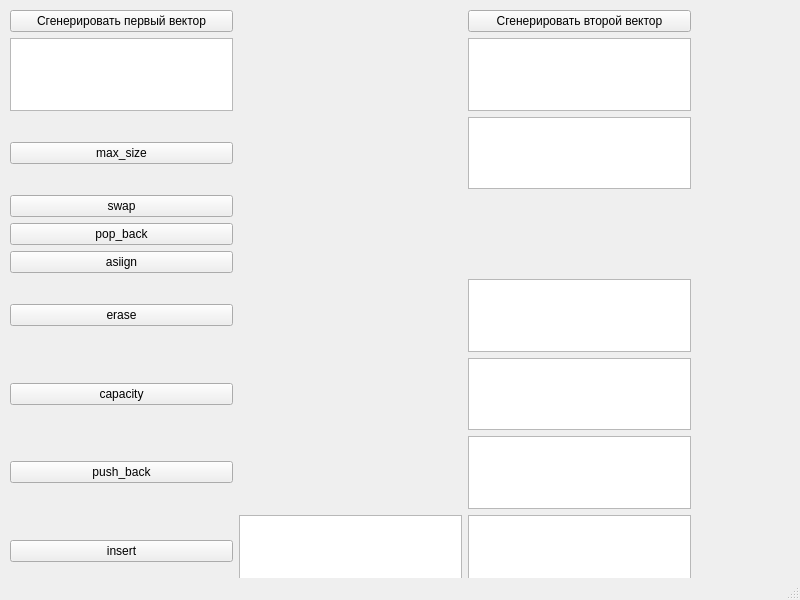
<?xml version="1.0" encoding="UTF-8"?>
<ui version="4.0">
 <class>MainWindow</class>
 <widget class="QMainWindow" name="MainWindow">
  <property name="geometry">
   <rect>
    <x>0</x>
    <y>0</y>
    <width>800</width>
    <height>600</height>
   </rect>
  </property>
  <property name="windowTitle">
   <string>MainWindow</string>
  </property>
  <widget class="QWidget" name="centralwidget">
   <widget class="QWidget" name="gridLayoutWidget">
    <property name="geometry">
     <rect>
      <x>10</x>
      <y>10</y>
      <width>681</width>
      <height>869</height>
     </rect>
    </property>
    <layout class="QGridLayout" name="gridLayout">
     <item row="9" column="0">
      <widget class="QPushButton" name="push_back_button">
       <property name="text">
        <string>push_back</string>
       </property>
      </widget>
     </item>
     <item row="16" column="1">
      <widget class="QPlainTextEdit" name="plainTextEdit_10"/>
     </item>
     <item row="16" column="0">
      <widget class="QPushButton" name="size_button">
       <property name="text">
        <string>size</string>
       </property>
      </widget>
     </item>
     <item row="12" column="2">
      <widget class="QTextEdit" name="textEdit_5"/>
     </item>
     <item row="3" column="0">
      <widget class="QPushButton" name="swap_button">
       <property name="text">
        <string>swap</string>
       </property>
      </widget>
     </item>
     <item row="12" column="0">
      <widget class="QPushButton" name="insert_button">
       <property name="text">
        <string>insert</string>
       </property>
      </widget>
     </item>
     <item row="15" column="0">
      <widget class="QPushButton" name="emplace_back_button">
       <property name="text">
        <string>emplace_back</string>
       </property>
      </widget>
     </item>
     <item row="6" column="0">
      <widget class="QPushButton" name="erase_button">
       <property name="text">
        <string>erase</string>
       </property>
      </widget>
     </item>
     <item row="13" column="1">
      <widget class="QTextEdit" name="textEdit_6"/>
     </item>
     <item row="13" column="0">
      <widget class="QPushButton" name="emplace_button">
       <property name="text">
        <string>emplace</string>
       </property>
      </widget>
     </item>
     <item row="14" column="0">
      <widget class="QPushButton" name="empty_button">
       <property name="text">
        <string>empty</string>
       </property>
      </widget>
     </item>
     <item row="1" column="0">
      <widget class="QTextEdit" name="textEdit"/>
     </item>
     <item row="5" column="0">
      <widget class="QPushButton" name="assign_button">
       <property name="text">
        <string>asiign</string>
       </property>
      </widget>
     </item>
     <item row="2" column="0">
      <widget class="QPushButton" name="max_size_button">
       <property name="text">
        <string>max_size</string>
       </property>
      </widget>
     </item>
     <item row="12" column="1">
      <widget class="QTextEdit" name="textEdit_4"/>
     </item>
     <item row="18" column="0">
      <widget class="QPushButton" name="clear_button">
       <property name="text">
        <string>clear</string>
       </property>
      </widget>
     </item>
     <item row="15" column="1">
      <widget class="QTextEdit" name="textEdit_8"/>
     </item>
     <item row="13" column="2">
      <widget class="QTextEdit" name="textEdit_7"/>
     </item>
     <item row="0" column="0">
      <widget class="QPushButton" name="pushButton">
       <property name="text">
        <string>Сгенерировать первый вектор</string>
       </property>
      </widget>
     </item>
     <item row="8" column="0">
      <widget class="QPushButton" name="capacity_button">
       <property name="text">
        <string>capacity</string>
       </property>
      </widget>
     </item>
     <item row="0" column="2">
      <widget class="QPushButton" name="pushButton_2">
       <property name="text">
        <string>Сгенерировать второй вектор</string>
       </property>
      </widget>
     </item>
     <item row="1" column="2">
      <widget class="QTextEdit" name="textEdit_2"/>
     </item>
     <item row="2" column="2">
      <widget class="QTextEdit" name="textEdit_3"/>
     </item>
     <item row="4" column="0">
      <widget class="QPushButton" name="pop_back_button">
       <property name="text">
        <string>pop_back</string>
       </property>
      </widget>
     </item>
     <item row="6" column="2">
      <widget class="QPlainTextEdit" name="plainTextEdit_4"/>
     </item>
     <item row="8" column="2">
      <widget class="QPlainTextEdit" name="plainTextEdit_8"/>
     </item>
     <item row="9" column="2">
      <widget class="QPlainTextEdit" name="plainTextEdit_12"/>
     </item>
    </layout>
   </widget>
  </widget>
  <widget class="QMenuBar" name="menubar">
   <property name="geometry">
    <rect>
     <x>0</x>
     <y>0</y>
     <width>800</width>
     <height>22</height>
    </rect>
   </property>
  </widget>
  <widget class="QStatusBar" name="statusbar"/>
 </widget>
 <resources/>
 <connections/>
</ui>
